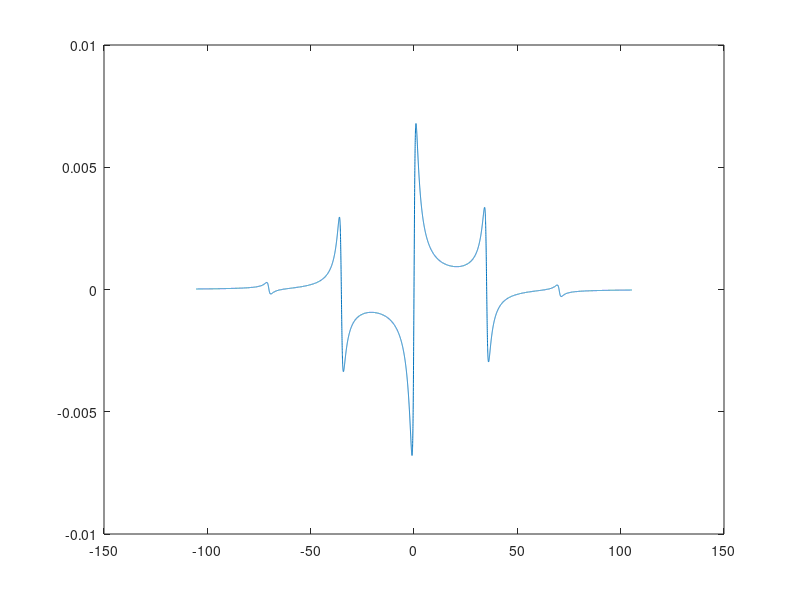

Source code (MATLAB):
%For a spherically symmetric cavity

%Set EOM and laser Properties
lambda=811.754E-9; %wavelength in meters
Feom=35.15E6;  %EOM frequency
Pc=0.016;  %Carrier power in W
Ps=0.00072;  %Sideband power in W
Pss=0.000005;  %Secondary sideband power in W

%Set Cavity Properties
L=.135;  %cavity length in meters
C=2.998E8; %speed of light m/s
t=0;  %stating time is static for future use
R1=0.9973;   %Mirror 1 reflectivity
R2=0.9973;   %Mirror 2 reflectivity
r1=5; %radius of M1 in meters
g1=1-L/r1;
r2=10000000000000000;  %radius of M2 in meters
g2=1-L/r2;

%Calculated Properties
OMEGA=2*pi*Feom;  %EOM angular frequency
omega0=2*pi*C/lambda;  %light angular frequency
nu0=omega0/2/pi; %light frequency
r=sqrt(R1*R2);
Trt=2*L/C;  %Round-trip time
linewidth=C/2/L*(1-sqrt(R1*R2))/(pi*((R1*R2)^.25)); %cavity linewidth
Finesse=(pi*(R1*R2)^(.25))/(1-sqrt(R1*R2));
FSR=C/(2*L);   %free spectral range
Q=C/linewidth/lambda; %Cavity Q-factor
Lifetime=Q/omega0; %Photon Lifetime

%Calculating theoretical modes
for m=0:1:3
    for n=0:1:3
        Modes(m+1,n+1)=C/2/L*(1+m+n)/pi*acos(sqrt(g1*g2))/1000000;
    end
end


%PDH Calculations
omega=omega0-3*OMEGA:1E5:omega0+3*OMEGA;
F=r*(exp(i.*(omega-omega0)./FSR)-1)./(1-r*r*exp(i.*(omega-omega0)./FSR));
F2=F.*conj(F);
FmO=r*(exp(i.*((omega-OMEGA)-omega0)./FSR)-1)./(1-r*r*exp(i.*((omega-OMEGA)-omega0)./FSR));
FmO2=FmO.*conj(FmO);
FpO=r*(exp(i.*((omega+OMEGA)-omega0)./FSR)-1)./(1-r*r*exp(i.*((omega+OMEGA)-omega0)./FSR));
FpO2=FpO.*conj(FpO);
FmmO=r*(exp(i.*((omega-2*OMEGA)-omega0)./FSR)-1)./(1-r*r*exp(i.*((omega-2*OMEGA)-omega0)./FSR));
FmmO2=FmmO.*conj(FmmO);
FppO=r*(exp(i.*((omega+2*OMEGA)-omega0)./FSR)-1)./(1-r*r*exp(i.*((omega+2*OMEGA)-omega0)./FSR));
FppO2=FppO.*conj(FppO);

%Only includes 1st order sidebands (Pinc for 2nd order is not calculated)
Pincident=Pc*F2+Ps*(FpO2+FmO2)+2*sqrt(Pc*Ps)*real(F.*conj(FpO)-...
    conj(F).*FmO)*cos(OMEGA*t)+2*sqrt(Pc*Ps)*imag(F.*conj(FpO)-...
    conj(F).*FmO)*sin(OMEGA*t);
error1=-2*sqrt(Pc*Ps)*imag(F.*conj(FpO)-conj(F).*FmO);

%Error signal with 1st & 2nd order sidebands for higher EOM powers
error2=-2*sqrt(Pc*Ps)*imag(F.*conj(FpO)-conj(F).*FmO)...
    -2*sqrt(Ps*Pss)*imag(FpO.*conj(FppO)-conj(FpO).*FmmO)-2*sqrt(Ps*Pss)*imag(FpO.*conj(FmmO)-conj(FpO).*FppO) -2*sqrt(Ps*Pss)*imag(FmO.*conj(FppO)-conj(FmO).*FmmO)-2*sqrt(Ps*Pss)*imag(FmO.*conj(FmmO)-conj(FmO).*FppO);

angfrequency=-3*OMEGA/(10^6):0.1:3*OMEGA/(10^6);
frequency=angfrequency/2/pi;
plot(frequency,error2)
